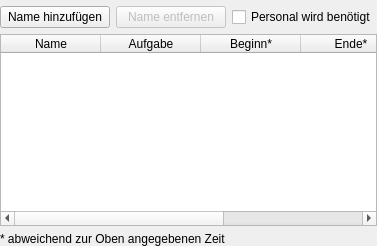
      <widget class="QWidget" name="tabZeiten">
       <attribute name="title">
        <string>Einsatzzeiten</string>
       </attribute>
       <layout class="QGridLayout" name="gridLayout_5" rowstretch="0,1,0" columnstretch="0,0,1">
        <property name="leftMargin">
         <number>0</number>
        </property>
        <property name="topMargin">
         <number>6</number>
        </property>
        <property name="rightMargin">
         <number>0</number>
        </property>
        <property name="bottomMargin">
         <number>0</number>
        </property>
        <property name="spacing">
         <number>6</number>
        </property>
        <item row="0" column="0">
         <widget class="QPushButton" name="buttonAddPerson">
          <property name="maximumSize">
           <size>
            <width>150</width>
            <height>16777215</height>
           </size>
          </property>
          <property name="text">
           <string>Name hinzufügen</string>
          </property>
         </widget>
        </item>
        <item row="0" column="1">
         <widget class="QPushButton" name="buttonRemovePerson">
          <property name="enabled">
           <bool>false</bool>
          </property>
          <property name="maximumSize">
           <size>
            <width>150</width>
            <height>16777215</height>
           </size>
          </property>
          <property name="text">
           <string>Name entfernen</string>
          </property>
         </widget>
        </item>
        <item row="0" column="2">
         <widget class="QCheckBox" name="checkBoxBenoetigt">
          <property name="text">
           <string>Personal wird benötigt</string>
          </property>
         </widget>
        </item>
        <item row="1" column="0" colspan="3">
         <widget class="QTableWidget" name="tablePersonen">
          <property name="wordWrap">
           <bool>true</bool>
          </property>
          <property name="cornerButtonEnabled">
           <bool>false</bool>
          </property>
          <attribute name="verticalHeaderHighlightSections">
           <bool>true</bool>
          </attribute>
          <column>
           <property name="text">
            <string>Name</string>
           </property>
          </column>
          <column>
           <property name="text">
            <string>Aufgabe</string>
           </property>
          </column>
          <column>
           <property name="text">
            <string>Beginn*</string>
           </property>
          </column>
          <column>
           <property name="text">
            <string>Ende*</string>
           </property>
          </column>
          <column>
           <property name="text">
            <string>Bemerkung</string>
           </property>
          </column>
         </widget>
        </item>
        <item row="2" column="0" colspan="2">
         <widget class="QLabel" name="label_11">
          <property name="text">
           <string>* abweichend zur Oben angegebenen Zeit</string>
          </property>
          <property name="alignment">
           <set>Qt::AlignLeading|Qt::AlignLeft|Qt::AlignTop</set>
          </property>
         </widget>
        </item>
       </layout>
      </widget>
